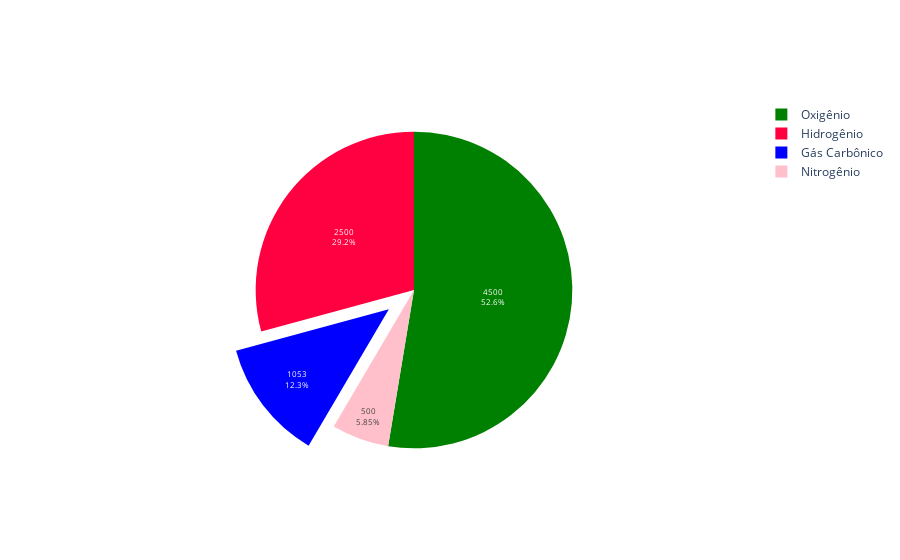

Notebook source saved alongside this figure:
### Markdown cell above
# Pie Charts

### Code cell
labels = ['Oxigênio', 'Hidrogênio', 'Gás Carbônico', 'Nitrogênio']
values = [4500, 2500, 1053, 500]

fig= go.Figure(
    data=go.Pie(labels=labels, values=values, pull=[0, 0, 0.2, 0])
)
fig.update_traces(hoverinfo='label+percent', textinfo='value+percent', textfont_size=8,
                 marker=dict(colors=['green', 'FF0041', 'blue', 'pink']))
fig.show()

### Figure 1 — Plotly figure (JSON) as saved in the notebook; plotly's stock layout.template omitted (floating-point values rounded to 4 significant figures)
{"data": [{"hoverinfo": "label+percent", "labels": ["Oxigênio", "Hidrogênio", "Gás Carbônico", "Nitrogênio"], "marker": {"colors": ["green", "FF0041", "blue", "pink"]}, "pull": [0, 0, 0.2, 0], "textfont": {"size": 8}, "textinfo": "value+percent", "type": "pie", "values": [4500, 2500, 1053, 500]}], "layout": {"autosize": true}}
